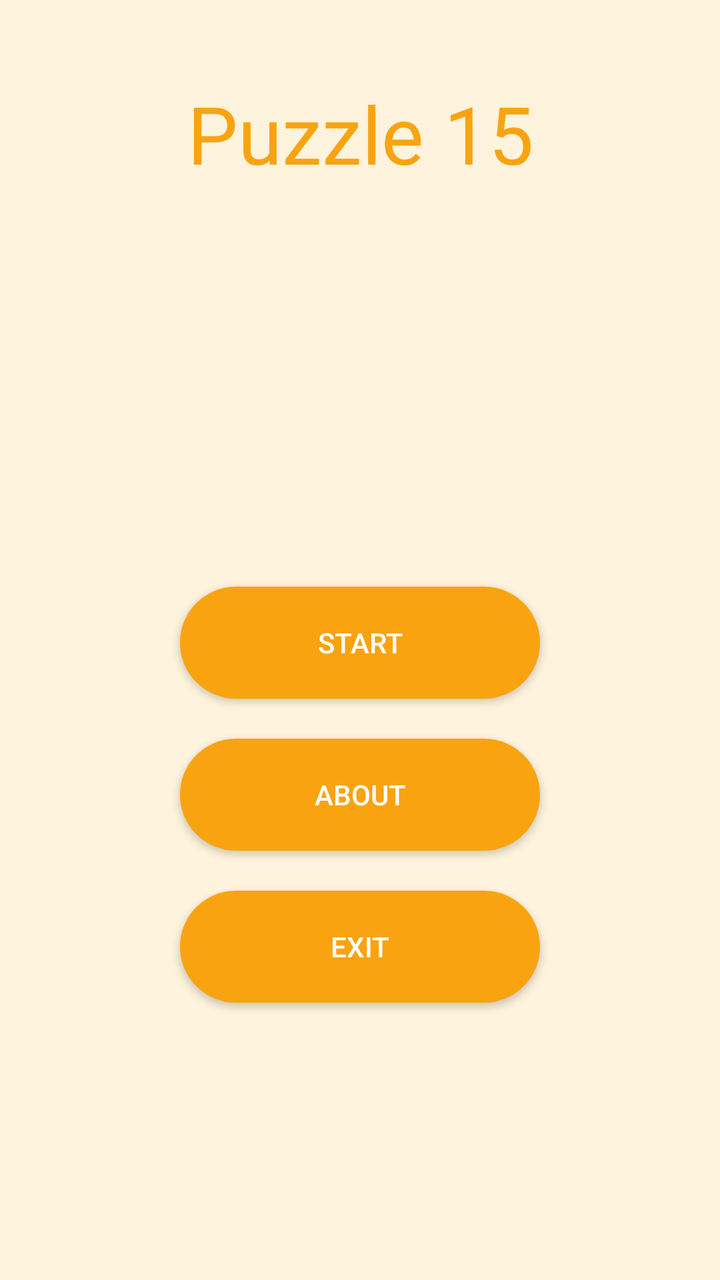
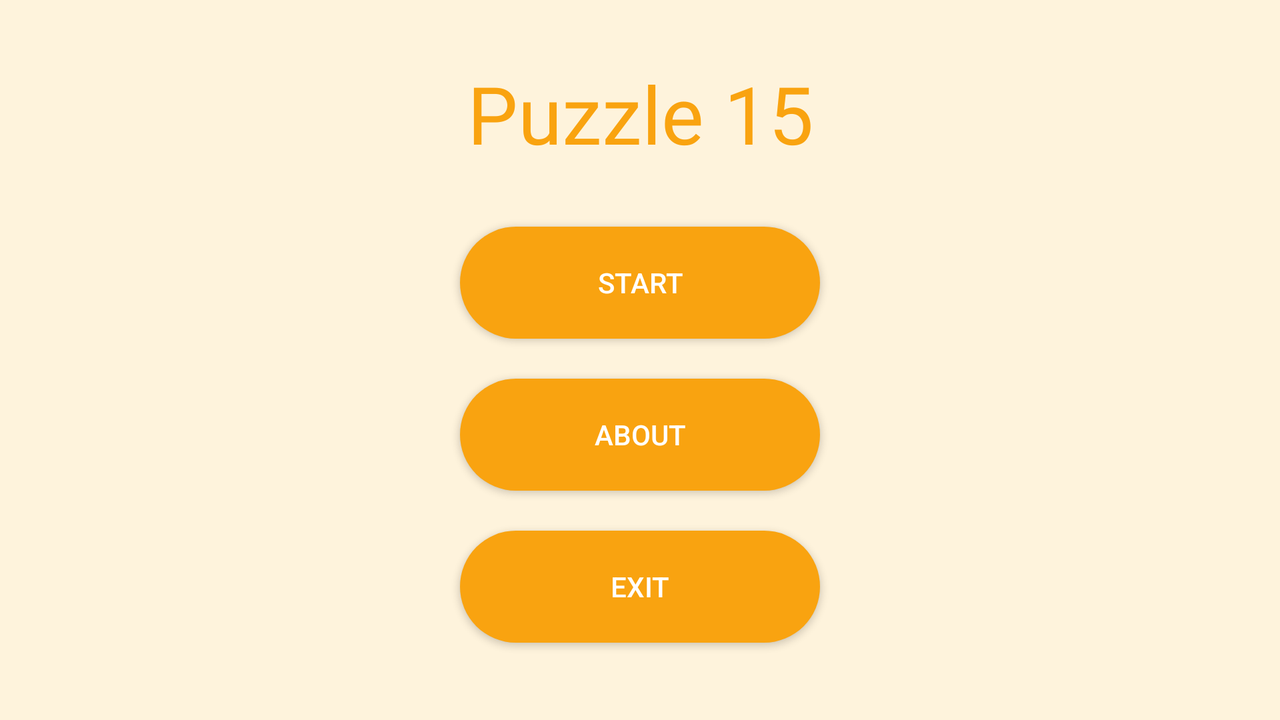

An Android layout and its configuration variant, each rendered on a device that would load it. The default file and the variant file are quoted in full after the pictures.
<!-- AndroidManifest.xml: application theme Theme.Puzzle15 -->
<!-- res/layout/activity_start.xml -->
<?xml version="1.0" encoding="utf-8"?>
<androidx.constraintlayout.widget.ConstraintLayout xmlns:android="http://schemas.android.com/apk/res/android"
    xmlns:tools="http://schemas.android.com/tools"
    android:layout_width="match_parent"
    android:layout_height="match_parent"
    android:background="#FEF3DC"
    xmlns:app="http://schemas.android.com/apk/res-auto">

    <TextView
        android:id="@+id/text"
        android:layout_width="wrap_content"
        android:layout_height="wrap_content"
        android:fontFamily="@font/faster_one"
        app:layout_constraintLeft_toLeftOf="parent"
        app:layout_constraintRight_toRightOf="parent"
        app:layout_constraintTop_toTopOf="parent"
        android:layout_marginTop="40sp"
        android:text="Puzzle 15"
        android:textColor="#F9A310"
        android:textSize="40sp" />

    <androidx.appcompat.widget.AppCompatButton
        android:id="@+id/start"
        android:layout_marginTop="200sp"
        android:layout_width="180sp"
        android:layout_height="56sp"
        app:layout_constraintLeft_toLeftOf="parent"
        app:layout_constraintRight_toRightOf="parent"
        app:layout_constraintTop_toBottomOf="@id/text"
        android:background="@drawable/buttontwo"
        android:foreground="?android:selectableItemBackground"
        android:text="Start"
        android:textColor="@color/white" />


    <androidx.appcompat.widget.AppCompatButton
        android:id="@+id/about"
        android:layout_marginTop="20sp"
        android:layout_width="180sp"
        android:layout_height="56sp"
        android:layout_gravity="center"
        app:layout_constraintLeft_toLeftOf="parent"
        app:layout_constraintRight_toRightOf="parent"
        app:layout_constraintTop_toBottomOf="@id/start"
        android:background="@drawable/buttontwo"
        android:text="About"
        android:textColor="@color/white" />

    <androidx.appcompat.widget.AppCompatButton
        android:id="@+id/exit"
        android:layout_width="180sp"
        android:layout_height="56sp"
        android:layout_gravity="center"
        app:layout_constraintLeft_toLeftOf="parent"
        app:layout_constraintRight_toRightOf="parent"
        app:layout_constraintTop_toBottomOf="@id/about"
        android:layout_marginTop="20sp"
        android:background="@drawable/buttontwo"
        android:text="Exit"
        android:textColor="@color/white" />

    <ImageView
        android:layout_width="150sp"
        android:layout_height="150sp"
       app:layout_constraintRight_toRightOf="parent"
        app:layout_constraintBottom_toBottomOf="parent"
        app:layout_constraintTop_toBottomOf="@id/exit"
        android:src="@drawable/ayiq" />

    <ImageView
        android:id="@+id/musicon"
        android:layout_width="50sp"
        android:layout_height="50sp"
        android:visibility="gone"
        app:layout_constraintRight_toRightOf="parent"
        app:layout_constraintTop_toTopOf="@id/text"
        app:layout_constraintLeft_toRightOf="@id/text"
        android:background="@drawable/music1"
        tools:ignore="RtlHardcoded" />

</androidx.constraintlayout.widget.ConstraintLayout>
<!-- resources referenced by this layout -->
<resources>
  <color name="white">#FFFFFFFF</color>
  <!-- drawable buttontwo (drawable) -->
  <?xml version="1.0" encoding="utf-8"?>
  <shape xmlns:android="http://schemas.android.com/apk/res/android">
      <corners android:radius="180dp" />
      <solid android:color="#F9A310" />
  </shape>
  <!-- drawable music1: png bitmap (drawable, 7385 bytes) -->
  <style name="Theme.Puzzle15" parent="Base.Theme.Puzzle15" />
  <style name="Base.Theme.Puzzle15" parent="Theme.Material3.DayNight.NoActionBar">
          
          
          <item name="actionBarTheme">@color/ACTIONBAR</item>
      </style>
  <color name="ACTIONBAR">#FEF3DC</color>
</resources>
<!-- res/layout-land/activity_start.xml (the repository's variant of the layout above) -->
<!-- drawn on the phone turned sideways -->
<?xml version="1.0" encoding="utf-8"?>
<FrameLayout xmlns:android="http://schemas.android.com/apk/res/android"
    xmlns:tools="http://schemas.android.com/tools"
    android:layout_width="match_parent"
    android:background="#FEF3DC"
    android:layout_height="match_parent">


    <LinearLayout
        android:layout_width="match_parent"
        android:layout_height="match_parent"
        android:layout_gravity="center"
        android:background="#FEF3DC"
        android:orientation="vertical">

        <TextView
            android:layout_width="match_parent"
            android:layout_height="wrap_content"
            android:layout_marginTop="30sp"
            android:fontFamily="@font/faster_one"
            android:gravity="center_horizontal"
            android:text="Puzzle 15"
            android:textColor="#F9A310"
            android:textSize="40sp" />

        <androidx.appcompat.widget.AppCompatButton
            android:id="@+id/start"
            android:layout_width="180sp"
            android:layout_height="56sp"
            android:layout_gravity="center"
            android:layout_marginTop="30sp"
            android:background="@drawable/buttontwo"
            android:text="Start"
            android:textColor="@color/white" />

        <androidx.appcompat.widget.AppCompatButton
            android:id="@+id/about"
            android:layout_width="180sp"
            android:layout_height="56sp"
            android:layout_gravity="center"
            android:layout_marginTop="20sp"
            android:background="@drawable/buttontwo"
            android:text="About"
            android:textColor="@color/white" />


        
        
        
        
        
        
        
        
        


        <androidx.appcompat.widget.AppCompatButton
            android:id="@+id/exit"
            android:layout_width="180sp"
            android:layout_height="56sp"
            android:layout_gravity="center"
            android:layout_marginTop="20sp"
            android:background="@drawable/buttontwo"
            android:text="Exit"
            android:textColor="@color/white" />
    </LinearLayout>

    <ImageView
        android:layout_width="150sp"
        android:layout_height="150sp"
        android:layout_marginLeft="500sp"
        android:layout_marginTop="200sp"
        android:src="@drawable/ayiq" />

    <ImageView
        android:id="@+id/musicon"
        android:layout_width="50sp"
        android:layout_height="50sp"
        android:layout_gravity="right"
        android:visibility="gone"
        android:layout_marginTop="30sp"
        android:layout_marginRight="10sp"
        android:background="@drawable/music1"
        tools:ignore="RtlHardcoded" />

    
    
    
    
    
    
    
    
    
</FrameLayout>
